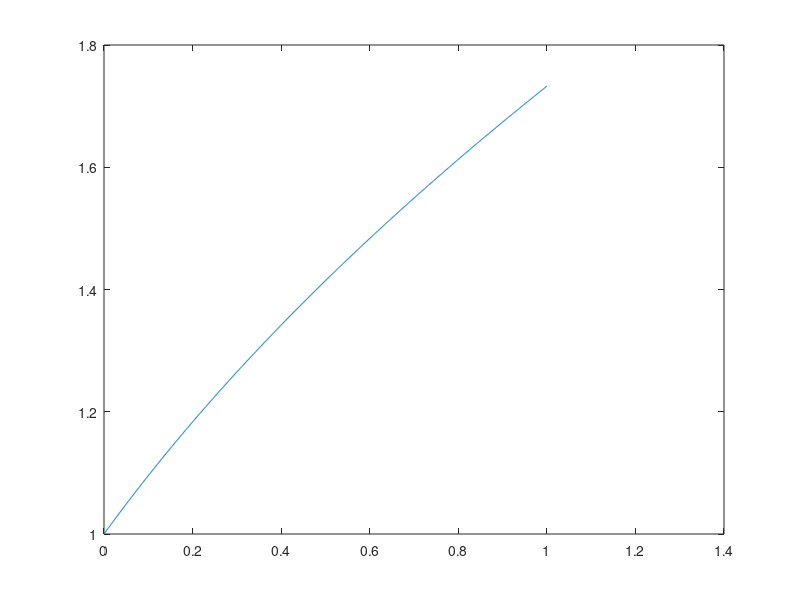

This chart was generated by the following MATLAB code:
xi=0;
yi=1;
h=0.001;
y=[yi];
x=[xi];
while xi<1
    yd=yi-2*xi/yi;
    x=[x,xi+h];
    y=[y,yi+h*yd];
    xi=xi+h;
    yi=yi+h*yd;
end
plot(x,y);
hold on;
